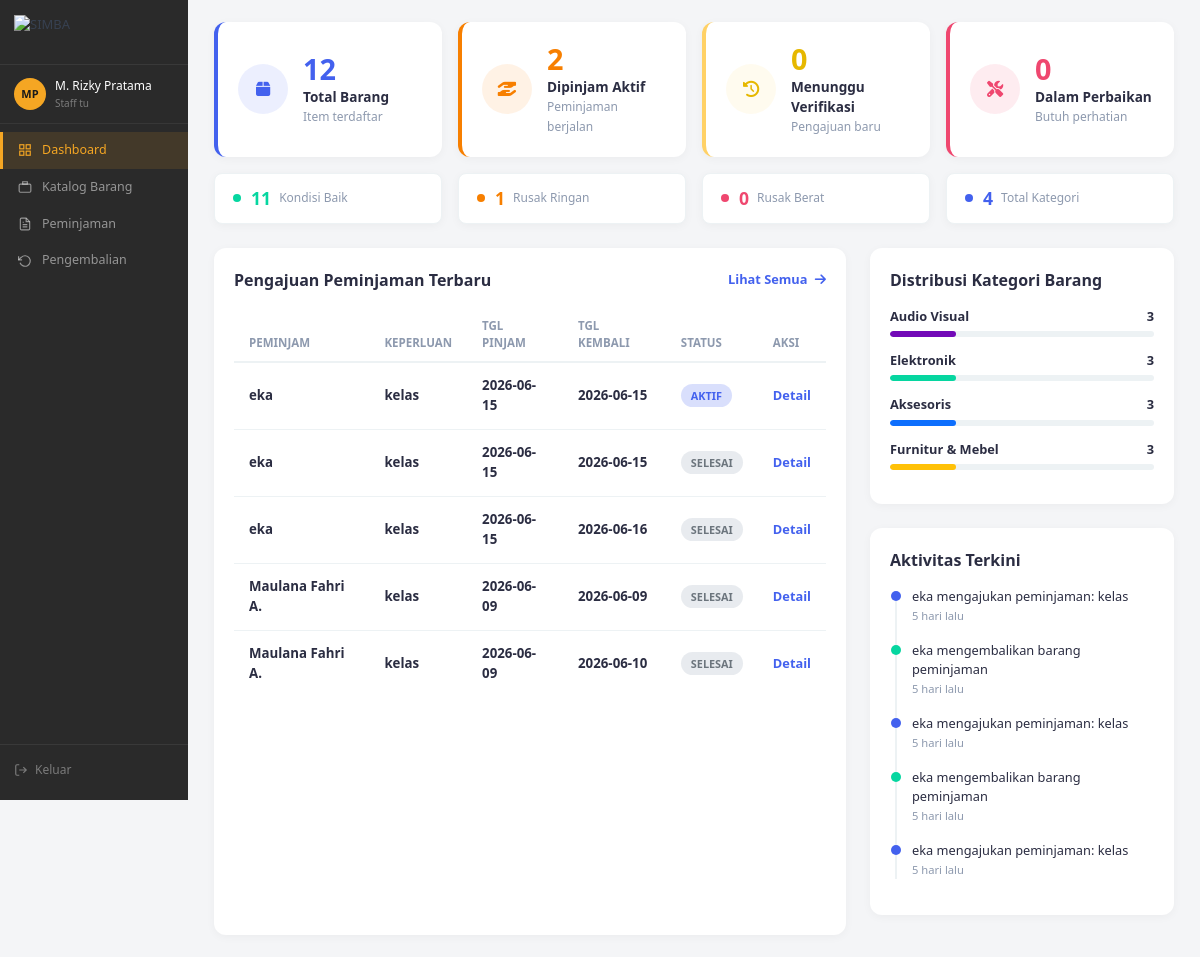
/pages/dashboard/index.php (signed in), run on the app's committed database.
### tables this page shows
CREATE TABLE IF NOT EXISTS `pengajuan_peminjaman` (
  `id` int NOT NULL AUTO_INCREMENT,
  `id_peminjam` int NOT NULL,
  `keperluan` text NOT NULL,
  `tanggal_pinjam` date NOT NULL,
  `tanggal_kembali` date NOT NULL,
  `status` enum('menunggu','diverifikasi','disetujui','ditolak','aktif','selesai','dibatalkan') DEFAULT 'menunggu',
  `diverifikasi_oleh` int DEFAULT NULL,
  `disetujui_oleh` int DEFAULT NULL,
  `catatan_tolak` text,
  `dibuat_pada` timestamp NOT NULL DEFAULT CURRENT_TIMESTAMP,
  `diperbarui_pada` timestamp NOT NULL DEFAULT CURRENT_TIMESTAMP ON UPDATE CURRENT_TIMESTAMP,
  `file_surat` varchar(255) DEFAULT NULL COMMENT 'Untuk event himpunan/peminjaman alat berat',
  PRIMARY KEY (`id`),
  KEY `id_peminjam` (`id_peminjam`),
  KEY `diverifikasi_oleh` (`diverifikasi_oleh`),
  KEY `disetujui_oleh` (`disetujui_oleh`),
  CONSTRAINT `pengajuan_peminjaman_ibfk_1` FOREIGN KEY (`id_peminjam`) REFERENCES `users` (`id`),
  CONSTRAINT `pengajuan_peminjaman_ibfk_2` FOREIGN KEY (`diverifikasi_oleh`) REFERENCES `users` (`id`),
  CONSTRAINT `pengajuan_peminjaman_ibfk_3` FOREIGN KEY (`disetujui_oleh`) REFERENCES `users` (`id`)
);

CREATE TABLE IF NOT EXISTS `users` (
  `id` int NOT NULL AUTO_INCREMENT,
  `nama_pengguna` varchar(50) NOT NULL,
  `kata_sandi` varchar(255) NOT NULL,
  `nama_lengkap` varchar(100) NOT NULL,
  `email` varchar(100) NOT NULL,
  `peran` enum('admin','staff_tu','peminjam') NOT NULL,
  `aktif` tinyint(1) NOT NULL DEFAULT '1',
  `dibuat_pada` timestamp NOT NULL DEFAULT CURRENT_TIMESTAMP,
  PRIMARY KEY (`id`),
  UNIQUE KEY `nama_pengguna` (`nama_pengguna`),
  UNIQUE KEY `email` (`email`)
);

### pages/dashboard/index.php (the view, shortened to what this page needs)
<?php
require_once __DIR__ . '/../../config/koneksi.php';
$totalBarang        = $conn->query("SELECT COUNT(*) FROM barang")->fetch_row()[0];
$dipinjamAktif      = $conn->query("SELECT COUNT(*) FROM pengajuan_peminjaman WHERE status = 'aktif'")->fetch_row()[0];
$menungguVerifikasi = $conn->query("SELECT COUNT(*) FROM pengajuan_peminjaman WHERE status = 'menunggu'")->fetch_row()[0];
$dalamPerbaikan     = $conn->query("SELECT COUNT(*) FROM barang WHERE status = 'dalam_perbaikan'")->fetch_row()[0];
$kondisiBaik  = $conn->query("SELECT COUNT(*) FROM barang WHERE kondisi = 'baik'")->fetch_row()[0];
$rusakRingan  = $conn->query("SELECT COUNT(*) FROM barang WHERE kondisi = 'rusak_ringan'")->fetch_row()[0];
$rusakBerat   = $conn->query("SELECT COUNT(*) FROM barang WHERE kondisi = 'rusak_berat'")->fetch_row()[0];
$totalKategori = $conn->query("SELECT COUNT(*) FROM kategori")->fetch_row()[0];
$peminjamanTerbaru = $conn->query("
    SELECT pp.id, u.nama_lengkap AS nama_peminjam, pp.keperluan,
           pp.tanggal_pinjam, pp.tanggal_kembali, pp.status
    FROM pengajuan_peminjaman pp
    JOIN users u ON u.id = pp.id_peminjam
    ORDER BY pp.dibuat_pada DESC
    LIMIT 5
")->fetch_all(MYSQLI_ASSOC);
$distribusiKategori = $conn->query("
    SELECT k.nama, COUNT(b.id) AS jumlah
    FROM kategori k
    LEFT JOIN barang b ON b.kategori_id = k.id
    GROUP BY k.id, k.nama
    ORDER BY jumlah DESC
")->fetch_all(MYSQLI_ASSOC);
$progressColors = ['bg-purple', 'bg-green', 'bg-primary', 'bg-warning', 'bg-danger'];
$aktivitasTerkini = $conn->query("
    (SELECT CONCAT(u.nama_lengkap, ' mengajukan peminjaman: ', pp.keperluan) AS deskripsi,
            pp.dibuat_pada AS waktu, 'blue' AS warna
     FROM pengajuan_peminjaman pp JOIN users u ON u.id = pp.id_peminjam)
    UNION ALL
    (SELECT CONCAT(u.nama_lengkap, ' mengembalikan barang peminjaman') AS deskripsi,
            p.dibuat_pada AS waktu, 'green' AS warna
     FROM pengembalian p
     JOIN pengajuan_peminjaman pp ON pp.id = p.id_peminjaman
     JOIN users u ON u.id = pp.id_peminjam)
    ORDER BY waktu DESC
    LIMIT 5
")->fetch_all(MYSQLI_ASSOC);
$basePath    = '../../';
require_once $basePath . 'includes/header.php';
require_once $basePath . 'includes/sidebar.php';
?>
<main class="main-content">
<div class="row g-3 mb-3">
    <div class="col-6 col-md-3">
        <div class="card-stat blue">
            <div class="icon-wrapper"><i class="fa-solid fa-box fa-lg"></i></div>
            <div class="stat-content">
                <h3><?php echo $totalBarang; ?></h3>
                <p>Total Barang</p>
                <small>Item terdaftar</small>
            </div>
        </div>
    </div>
    <div class="col-6 col-md-3">
        <div class="card-stat orange">
            <div class="icon-wrapper"><i class="fa-solid fa-hand-holding-hand fa-lg"></i></div>
            <div class="stat-content">
                <h3><?php echo $dipinjamAktif; ?></h3>
                <p>Dipinjam Aktif</p>
                <small>Peminjaman berjalan</small>
            </div>
        </div>
    </div>
    <div class="col-6 col-md-3">
        <div class="card-stat yellow">
            <div class="icon-wrapper"><i class="fa-solid fa-clock-rotate-left fa-lg"></i></div>
            <div class="stat-content">
                <h3><?php echo $menungguVerifikasi; ?></h3>
                <p>Menunggu Verifikasi</p>
                <small>Pengajuan baru</small>
            </div>
        </div>
    </div>
    <div class="col-6 col-md-3">
        <div class="card-stat red">
            <div class="icon-wrapper"><i class="fa-solid fa-screwdriver-wrench fa-lg"></i></div>
            <div class="stat-content">
                <h3><?php echo $dalamPerbaikan; ?></h3>
                <p>Dalam Perbaikan</p>
                <small>Butuh perhatian</small>
            </div>
        </div>
    </div>
</div>
<div class="row g-3 mb-4">
    <div class="col-6 col-md-3">
        <div class="card-mini green"><div class="dot green"></div><h4><?php echo $kondisiBaik; ?></h4><p>Kondisi Baik</p></div>
    </div>
    <div class="col-6 col-md-3">
        <div class="card-mini orange"><div class="dot orange"></div><h4><?php echo $rusakRingan; ?></h4><p>Rusak Ringan</p></div>
    </div>
    <div class="col-6 col-md-3">
        <div class="card-mini red"><div class="dot red"></div><h4><?php echo $rusakBerat; ?></h4><p>Rusak Berat</p></div>
    </div>
    <div class="col-6 col-md-3">
        <div class="card-mini blue"><div class="dot blue"></div><h4><?php echo $totalKategori; ?></h4><p>Total Kategori</p></div>
    </div>
</div>
<div class="row g-4">
    <div class="col-lg-8">
        <div class="section-card h-100">
            <div class="section-title">
                Pengajuan Peminjaman Terbaru
                <a href="<?php echo $basePath; ?>pages/peminjaman/index.php">Lihat Semua <i class="fa-solid fa-arrow-right ms-1"></i></a>
            </div>
            <div class="table-responsive">
                <table class="table table-borderless table-pengajuan mb-0">
                    <thead>
                        <tr>
                            <th>PEMINJAM</th>
                            <th>KEPERLUAN</th>
                            <th>TGL PINJAM</th>
                            <th>TGL KEMBALI</th>
                            <th>STATUS</th>
                            <th>AKSI</th>
                        </tr>
                    </thead>
                    <tbody>
                        <?php if (empty($peminjamanTerbaru)): ?>
                            <tr>
                                <td colspan="6" class="empty-state">
                                    <i class="fa-solid fa-inbox fa-2x mb-2 d-block"></i>
                                    Belum ada pengajuan peminjaman.
                                </td>
                            </tr>
                        <?php else: ?>
                            <?php foreach ($peminjamanTerbaru as $row): ?>
                                <tr>
                                    <td><?php echo htmlspecialchars($row['nama_peminjam']); ?></td>
                                    <td style="max-width:160px;white-space:nowrap;overflow:hidden;text-overflow:ellipsis;">
                                        <?php echo htmlspecialchars($row['keperluan']); ?>
                                    </td>
                                    <td><?php echo $row['tanggal_pinjam']; ?></td>
                                    <td><?php echo $row['tanggal_kembali']; ?></td>
                                    <td>
                                        <span class="badge-status badge-<?php echo strtolower($row['status']); ?>">
                                            <?php echo strtoupper($row['status']); ?>
                                        </span>
                                    </td>
                                    <td>
                                        <a href="<?php echo $basePath; ?>pages/peminjaman/index.php?id=<?php echo $row['id']; ?>"
                                           style="font-size:.8rem;color:#4361ee;text-decoration:none;font-weight:600;">
                                            Detail
                                        </a>
                                    </td>
                                </tr>
                            <?php endforeach; ?>
                        <?php endif; ?>
                    </tbody>
                </table>
            </div>
        </div>
    </div>
    <div class="col-lg-4">
        <div class="section-card mb-4">
            <div class="section-title">Distribusi Kategori Barang</div>
            <?php if (empty($distribusiKategori)): ?>
                <p class="empty-state">Belum ada data kategori.</p>
            <?php else: ?>
                <?php foreach ($distribusiKategori as $idx => $kat): ?>
                    <?php $persen = ($totalBarang > 0) ? round(($kat['jumlah'] / $totalBarang) * 100) : 0; ?>
                    <div class="kategori-item">
                        <div class="kategori-info">
                            <span><?php echo htmlspecialchars($kat['nama']); ?></span>
                            <span><?php echo $kat['jumlah']; ?></span>
                        </div>
                        <div class="progress progress-custom">
                            <div class="progress-bar <?php echo $progressColors[$idx % count($progressColors)]; ?>"
                                 role="progressbar" style="width:<?php echo $persen; ?>%"></div>
                        </div>
                    </div>
                <?php endforeach; ?>
            <?php endif; ?>
        </div>
        <div class="section-card">
            <div class="section-title">Aktivitas Terkini</div>
            <?php if (empty($aktivitasTerkini)): ?>
                <p class="empty-state">Belum ada aktivitas.</p>
            <?php else: ?>
                <ul class="timeline">
                    <?php foreach ($aktivitasTerkini as $akt): ?>
                        <?php
                            $detik = time() - strtotime($akt['waktu']);
                            if ($detik < 60)        $rel = $detik . ' detik lalu';
                            elseif ($detik < 3600)  $rel = floor($detik/60) . ' menit lalu';
                            elseif ($detik < 86400) $rel = floor($detik/3600) . ' jam lalu';
                            else                    $rel = floor($detik/86400) . ' hari lalu';
                        ?>
                        <li class="timeline-item <?php echo htmlspecialchars($akt['warna']); ?>">
                            <div class="timeline-content">
                                <?php echo htmlspecialchars($akt['deskripsi']); ?>
                                <span class="timeline-time"><?php echo $rel; ?></span>
                            </div>
                        </li>
                    <?php endforeach; ?>
                </ul>
            <?php endif; ?>
        </div>
    </div>
</div>
<?php require_once $basePath . 'includes/footer.php'; ?>

### assets/css/style.css (style rules this page uses)
*, *::before, *::after { box-sizing: border-box; margin: 0; padding: 0; }
:root { --amber: #F5A623; --amber-dark: #e09620; --amber-light: rgba(245,166,35,0.12); --bg: #f4f5f7; --white: #ffffff; --border: #e5e7eb; --border-light: #f3f4f6; --text-main: #1a1a1a; --text-body: #374151; --text-muted: #9ca3af; --text-sub: #6b7280; --sidebar-bg: #2a2a2a; --radius-sm: 6px; --radius-md: 8px; --radius-lg: 12px; --shadow-sm: 0 1px 3px rgba(0,0,0,0.06); --shadow-md: 0 4px 12px rgba(0,0,0,0.08); }
body { font-family: 'Segoe UI', -apple-system, BlinkMacSystemFont, sans-serif; font-size: 13px; line-height: 1.5; background: var(--bg); color: var(--text-body); min-height: 100vh; -webkit-font-smoothing: antialiased; }
a { text-decoration: none; color: inherit; }
.main-content { flex: 1; padding: 22px 26px; overflow-y: auto; min-width: 0; }
.badge-aktif { background: #e5e7eb; color: #374151; }
.badge-selesai { background: #d1fae5; color: #065f46; }

### data on the page
pengajuan_peminjaman: id_peminjam.nama_lengkap "eka", keperluan "kelas", tanggal_pinjam "2026-06-15", tanggal_kembali "2026-06-15", status "AKTIF"
pengajuan_peminjaman: id_peminjam.nama_lengkap "eka", keperluan "kelas", tanggal_pinjam "2026-06-15", tanggal_kembali "2026-06-15", status "SELESAI"
pengajuan_peminjaman: id_peminjam.nama_lengkap "eka", keperluan "kelas", tanggal_pinjam "2026-06-15", tanggal_kembali "2026-06-16", status "SELESAI"
pengajuan_peminjaman: id_peminjam.nama_lengkap "Maulana Fahri A.", keperluan "kelas", tanggal_pinjam "2026-06-09", tanggal_kembali "2026-06-09", status "SELESAI"
pengajuan_peminjaman: id_peminjam.nama_lengkap "Maulana Fahri A.", keperluan "kelas", tanggal_pinjam "2026-06-09", tanggal_kembali "2026-06-10", status "SELESAI"

### other printed values
$inisial "MP"
$nama "M. Rizky Pratama"
str_replace('_', ' ', $peran) "Staff tu"
$totalBarang "12"
$dipinjamAktif "2"
$menungguVerifikasi "0"
$dalamPerbaikan "0"
$kondisiBaik "11"
$rusakRingan "1"
$rusakBerat "0"
$totalKategori "4"
$kat['nama'] "Audio Visual"
$kat['jumlah'] "3"
$kat['nama'] "Elektronik"
$kat['nama'] "Aksesoris"
